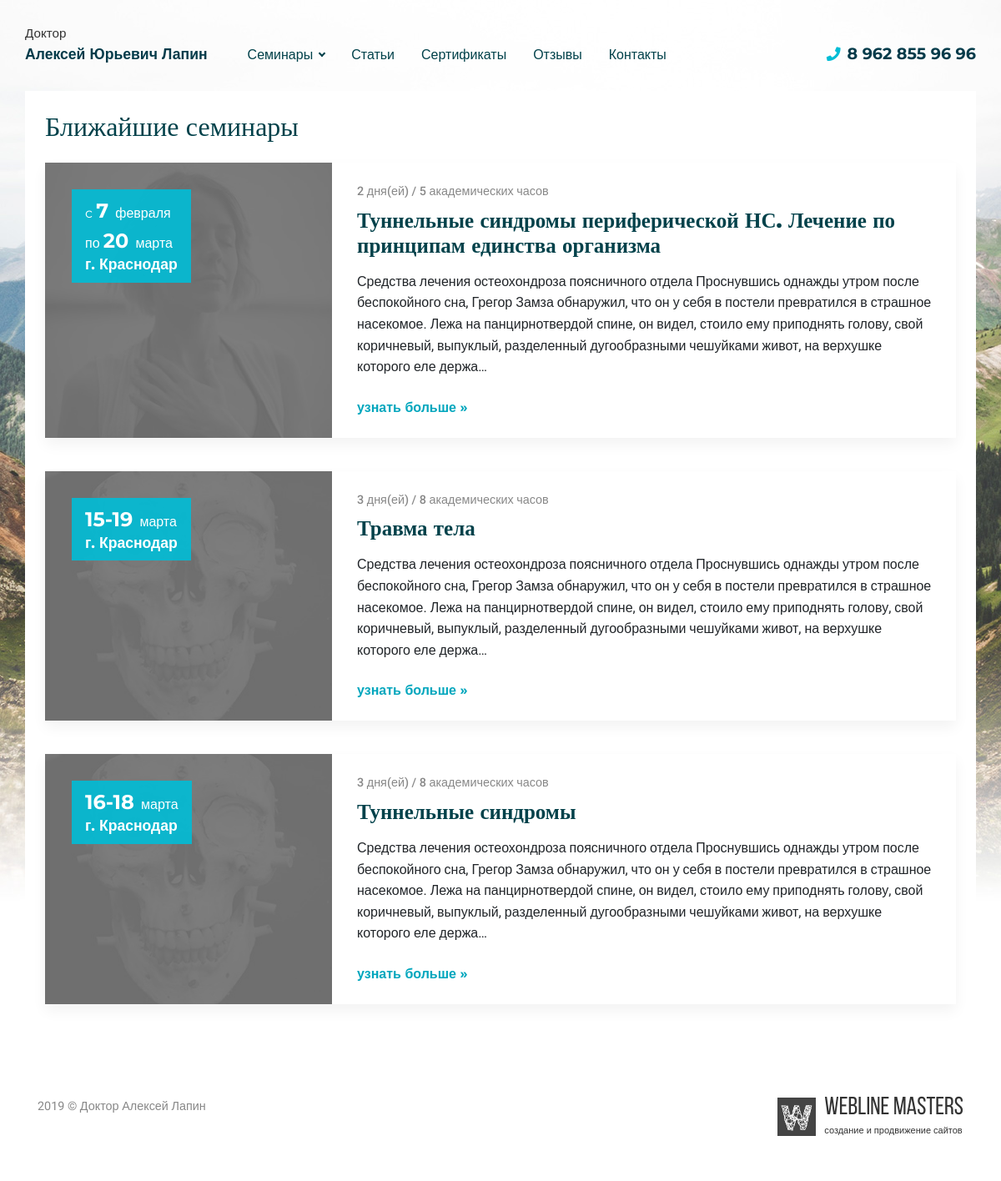
The page /seminars/upcoming/ on the database its author committed.
### contacts/models.py (models this page shows)
class Phone(models.Model):
    contact = models.ForeignKey(Contact, on_delete=models.CASCADE, verbose_name='Контакт', related_name='phones')
    phone = models.CharField(max_length=20, verbose_name='Телефон', null=True)
    class Meta:
        verbose_name = 'Телефон'
        verbose_name_plural = 'Телефоны'
    def __str__(self):
        return '%s' % self.phone

### seminars/models.py (models this page shows, shortened)
class UpcomingSeminar(models.Model):
    seminar = models.ForeignKey(Seminar, on_delete=models.CASCADE, verbose_name='Заголовок', related_name='upcoming_seminars')
    date_start = models.DateField(verbose_name='Дата начала')
    date_end = models.DateField(verbose_name='Дата завершения')
    city = models.CharField(max_length=250, verbose_name='Город')
    class Meta:
        verbose_name = 'Ближайший семинар'
        verbose_name_plural = 'Ближайшие семинары'
        ordering = ['date_start']

class Seminar(models.Model):
    title = models.CharField(max_length=250, verbose_name='Заголовок')
    description = HTMLField(verbose_name='Описание')
    days_number = models.PositiveSmallIntegerField(verbose_name='Количество дней', default=1)
    hours_number = models.PositiveSmallIntegerField(verbose_name='Академических часов', default=1)
    in_index = models.BooleanField(default=False, verbose_name='Отображать на главной', help_text='Отображаюся только 6 выбранных семинаров')
    video = models.CharField(max_length=250, verbose_name='Ссылка на видео', blank=True, null=True)
    my_order = models.PositiveIntegerField(default=0, blank=False, null=False, verbose_name='Сортировка')
    def get_picture_url(self, filename):
        ext = filename.split('.')[-1]
        filename = '%s.%s' % (self.id, ext)
        year = datetime.now().year
        month = datetime.now().month
        return 'images/seminars/%s.%s/%s' % (month, year, filename)
    def get_absolute_url(self):
        return reverse('seminar_detail', args=[self.id])
    image = models.ImageField(upload_to=get_picture_url, verbose_name='Изображение')
    class Meta:
        verbose_name = 'Семинар'
        verbose_name_plural = 'Все семинары'
        ordering = ['my_order']

### seminars/views.py (the view)
# urls.py: path('upcoming/', views.upcoming_seminars, name='upcoming_seminars'),
def upcoming_seminars(request):
    upcoming_seminars = UpcomingSeminar.objects.all()
    context = {
        'upcoming_seminars': upcoming_seminars,
    }
    return render(request, 'seminars/upcoming_seminars.html', context)

### contacts/context_processors.py (called while the page is built)
def getting_phone(request):
    phone = Phone.objects.first()
    context = {
        'phone': phone,
    }
    return context

### templates/seminars/upcoming_seminars.html (shortened to what this page needs)
{% extends 'base.html' %}
{% block content %}
    <div class="container bg-white p-4">
        <h1 class="display-4 text-secondary mt-0 mb-4">Ближайшие семинары</h1>
        {% for seminar in upcoming_seminars %}
            <div class="lesson-item upcoming-lesson-item bg-white shadow">
                <div class="row">
                    <div class="col-lg-4 col-md-5">
                        <a href="{{ seminar.seminar.get_absolute_url }}" title="" class="lesson-item-img d-block h-100" style="background-image: url('{{ seminar.seminar.image.url }}');">
                            {% if seminar.date_start.month == seminar.date_end.month %}
                                <div class="upcoming-lesson-item-date px-3 py-2">
                                    <span class="ulid-day mr-1">{{ seminar.date_start.day }}-{{ seminar.date_end.day }}</span>
                                    <span class="ulid-month">{{ seminar.date_start|date:"E"|lower }}</span><br>
                                    <span class="ulid-place d-block">г. {{ seminar.city }}</span>
                                </div>
                            {% else %}
                                <div class="upcoming-lesson-item-date px-3 py-2">
                                    c <span class="ulid-day mr-1">{{ seminar.date_start.day }}</span>
                                    <span class="ulid-month">{{ seminar.date_start|date:"E"|lower }}</span><br>
                                    по <span class="ulid-day mr-1">{{ seminar.date_end.day }}</span>
                                    <span class="ulid-month">{{ seminar.date_end|date:"E"|lower }}</span>
                                    <span class="ulid-place d-block">г. {{ seminar.city }}</span>
                                </div>
                            {% endif %}
                        </a>
                    </div>
                    <div class="col-lg-8 col-md-7">
                        <div class="lesson-item-caption p-4 pl-md-0">
                            <span class="d-block mb-2">{{ seminar.seminar.days_number }} дня(ей) / {{ seminar.seminar.hours_number }} академических часов</span>
                            <h3 class="mt-0 mb-3"><a class="text-secondary d-block" href="{{ seminar.seminar.get_absolute_url }}" title="">{{ seminar.seminar.title }}</a></h3>
                            <p>{{ seminar.seminar.description|truncatechars:380|striptags }}</p>
                            <a class="link-more" href="{{ seminar.seminar.get_absolute_url }}" title="">узнать больше »</a>
                        </div>
                    </div>
                </div>
            </div>
        {% endfor %}
    </div>
{% endblock content %}

### templates/header.html (shortened to what this page needs)
{% load flatpages %}
{% get_flatpages as flatpages %}
<nav class="navbar navbar-expand-lg navbar-light sticky">
    <div class="container p-0">
        <a class="navbar-brand" href="{% url 'index' %}"><span>Доктор</span> Алексей Юрьевич Лапин</a>
        <div class="collapse navbar-collapse mr-auto">
            <ul class="navbar-nav mr-auto">
                <li class="nav-item dropdown">
                    <a class="nav-link dropdown-toggle" href="{% url 'upcoming_seminars' %}">
                        Семинары
                    </a>
                </li>
                <li class="nav-item">
                    <a class="nav-link" href="{% url 'all_articles' %}">Статьи</a>
                </li>
                <li class="nav-item">
                    <a class="nav-link" href="{% url 'all_documents' %}">Сертификаты</a>
                </li>
                <li class="nav-item">
                    <a class="nav-link" href="{% url 'reviews' %}">Отзывы</a>
                </li>
                <li class="nav-item">
                    <a class="nav-link" href="{% url 'contacts' %}">Контакты</a>
                </li>
            </ul>
        </div>
        <span class="navbar-text d-none d-xl-block">
            <i class="fas fa-phone fa-sm mr-2"></i>{{ phone }}
        </span>
    </div>
</nav>

### dev_static/css/style.css (style rules this page uses)
html { position: relative; min-height: 100%; }
body { overflow-x: hidden; background-image: url('../images/bg.jpg'); background-repeat: no-repeat; background-position: top; }
.dropdown-toggle:after { -webkit-transition: -webkit-transform .1s ease-in-out; transition: -webkit-transform .1s ease-in-out; transition: transform .1s ease-in-out; transition: transform .1s ease-in-out, -webkit-transform .1s ease-in-out; }
.sticky { position: -webkit-sticky; position: sticky; top: 0; z-index: 1; -webkit-transition: .1s padding ease-in-out; transition: .1s padding ease-in-out; }
a.text-secondary { -webkit-transition: .1s color ease-in-out; transition: .1s color ease-in-out; }
.link-more { font-family: 'Montserrat', sans-serif; font-weight: 700; }
.lesson-item { margin-bottom: 40px; }
.lesson-item-img { position: relative; background-size: cover; background-repeat: no-repeat; background-position: center; -webkit-transition: .1s opacity ease-in-out; transition: .1s opacity ease-in-out; }
.lesson-item-caption span { font-weight: 500; color: #888; font-size: .9rem; }
.lesson-item-caption p { line-height: 1.6rem; }
.upcoming-lesson-item .lesson-item-img:after { position: absolute; content: ''; left: 0; top: 0; right: 0; bottom: 0; background-color: rgba(0, 0, 0, 0.5); }
.upcoming-lesson-item-date { position: absolute; left: 2rem; top: 2rem; z-index: 1; background-color: rgba(0, 189, 214, 0.9); color: #fff; font-family: 'Montserrat', sans-serif; }
.ulid-day { font-size: 1.5rem; font-weight: 700; }
.ulid-month { font-weight: 500; }
.ulid-place { font-weight: 700; font-size: 1.1rem; margin-top: -3px; }

### rows shown on the page
Phone: phone "8 962 855 96 96"
UpcomingSeminar: seminar.image (picture), date_start.day "7", date_start "февраля", date_end.day "20", date_end "марта", city "Краснодар", seminar.days_number "2", seminar.hours_number "5", seminar "Туннельные синдромы периферической НС. Лечение по принципам единства организма", seminar.description "Средства лечения остеохондроза поясничного отдела Проснувшись однажды утром после беспокойного сна, Грегор Замза обнаружил, что он у себя в постели превратился в страшное насекомое. Лежа на панцирнотвердой спине, он видел, стоило ему приподнять голову, свой коричневый, выпуклый, разделенный дугообразными чешуйками живот, на верхушке которого еле держа…"
UpcomingSeminar: seminar.image (picture), date_start.day "15", date_end.day "19", date_start "марта", city "Краснодар", seminar.days_number "3", seminar.hours_number "8", seminar "Травма тела", seminar.description "Средства лечения остеохондроза поясничного отдела Проснувшись однажды утром после беспокойного сна, Грегор Замза обнаружил, что он у себя в постели превратился в страшное насекомое. Лежа на панцирнотвердой спине, он видел, стоило ему приподнять голову, свой коричневый, выпуклый, разделенный дугообразными чешуйками живот, на верхушке которого еле держа…"
UpcomingSeminar: seminar.image (picture), date_start.day "16", date_end.day "18", date_start "марта", city "Краснодар", seminar.days_number "3", seminar.hours_number "8", seminar "Туннельные синдромы", seminar.description "Средства лечения остеохондроза поясничного отдела Проснувшись однажды утром после беспокойного сна, Грегор Замза обнаружил, что он у себя в постели превратился в страшное насекомое. Лежа на панцирнотвердой спине, он видел, стоило ему приподнять голову, свой коричневый, выпуклый, разделенный дугообразными чешуйками живот, на верхушке которого еле держа…"
